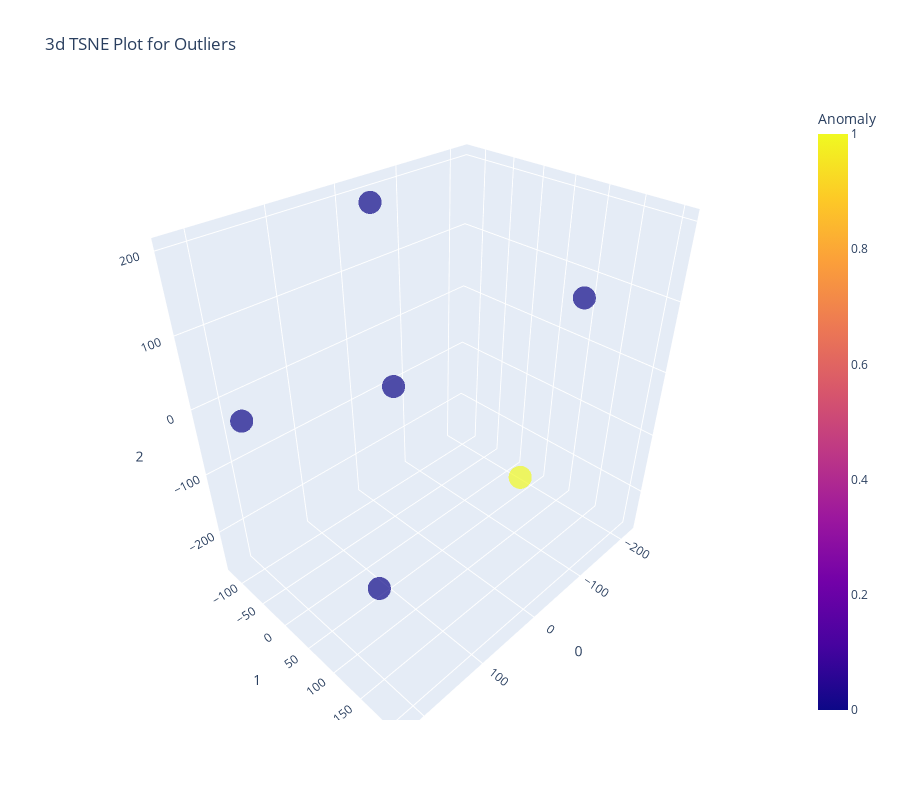

Notebook code cell kept with this figure:
### Code cell
## plotting the model to show the outliers or anomally
plot_model(iforest)

### Figure 1 — Plotly figure (JSON) as saved in the notebook; plotly's stock layout.template omitted (floating-point values rounded to 4 significant figures)
{"data": [{"customdata": [[14102100], [14102101], [14102102], [14102103], [14102104], [14102105]], "hovertemplate": "0=%{x}<br>1=%{y}<br>2=%{z}<br>Feature=%{customdata[0]}<br>Anomaly=%{marker.color}<extra></extra>", "legendgroup": "", "marker": {"color": [0, 0, 0, 0, 0, 1], "coloraxis": "coloraxis", "opacity": 0.7, "symbol": "circle"}, "mode": "markers", "name": "", "scene": "scene", "showlegend": false, "type": "scatter3d", "x": [-218.8, 223.1, -71.2, 118.5, -14.17, 41.79], "y": [92.51, -42.81, -124.5, 48.63, -87.77, 207.8], "z": [65.7, 24.32, -105.6, -258.2, 199.7, -15.17]}], "layout": {"coloraxis": {"colorbar": {"title": {"text": "Anomaly"}}, "colorscale": [[0, "#0d0887"], [0.1111, "#46039f"], [0.2222, "#7201a8"], [0.3333, "#9c179e"], [0.4444, "#bd3786"], [0.5556, "#d8576b"], [0.6667, "#ed7953"], [0.7778, "#fb9f3a"], [0.8889, "#fdca26"], [1, "#f0f921"]]}, "height": 800, "legend": {"tracegroupgap": 0}, "scene": {"domain": {"x": [0, 1], "y": [0, 1]}, "xaxis": {"title": {"text": "0"}}, "yaxis": {"title": {"text": "1"}}, "zaxis": {"title": {"text": "2"}}}, "title": {"text": "3d TSNE Plot for Outliers"}, "width": 900}}
